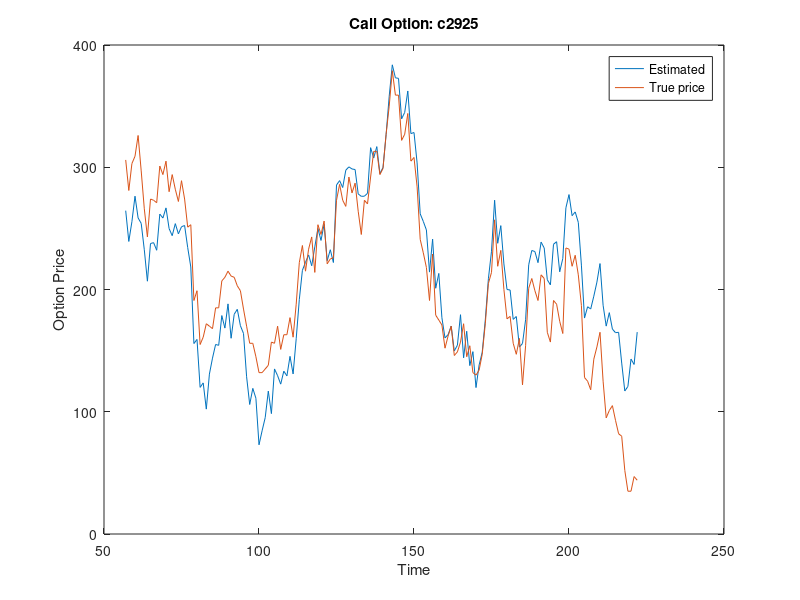
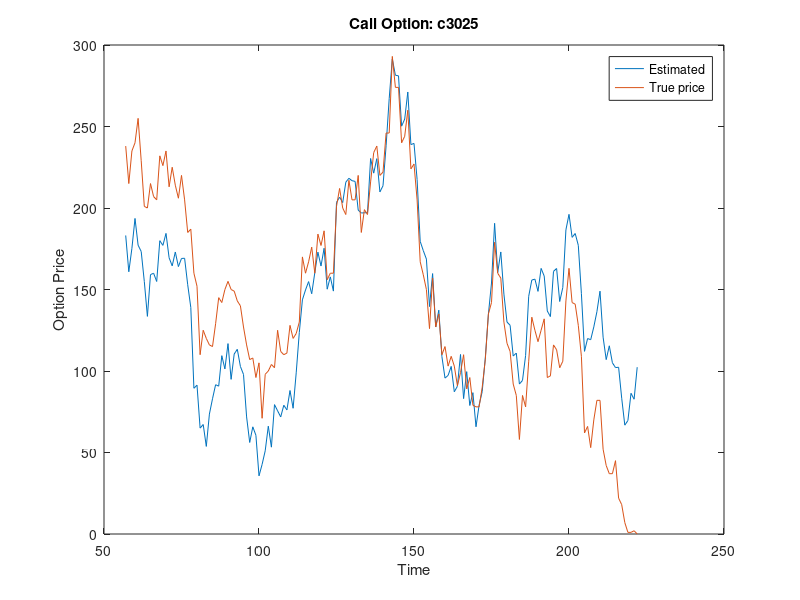
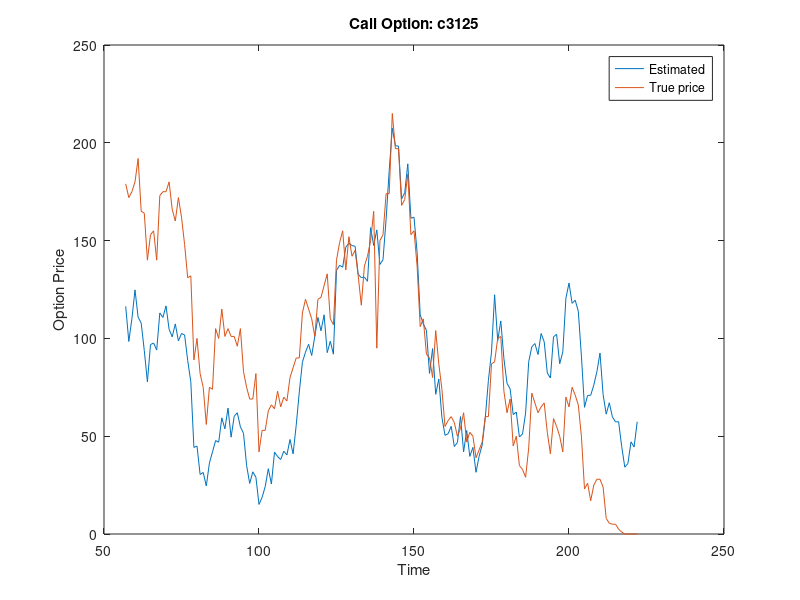
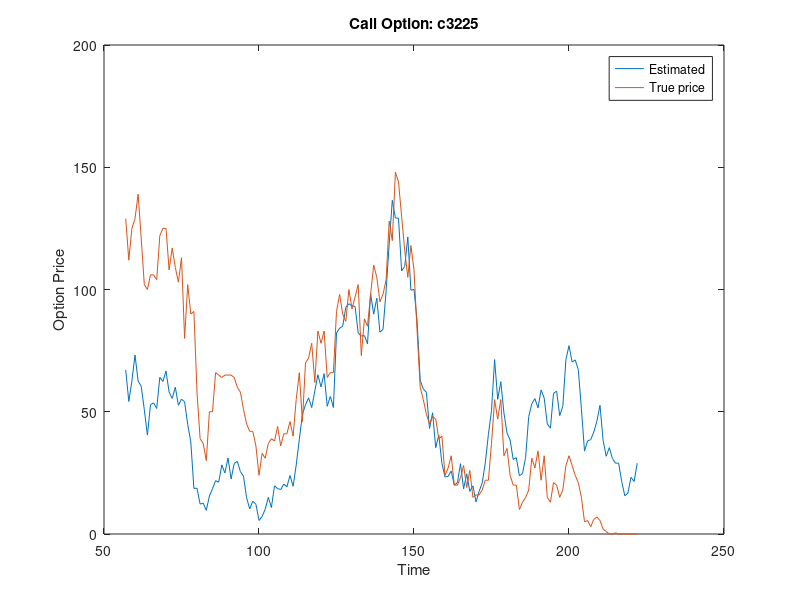

These figures' MATLAB source, in order: (Note: this script raises an error after producing the figures.)
clear; close all; clc;
%% load the data
stocks = load('stock.mat');
stock_label = {'c2925', 'c3025', 'c3125', 'c3225', 'c3325', 'p2925', 'p3025', 'p3125', 'p3225', 'p3325'};
call_label  = {'c2925', 'c3025', 'c3125', 'c3225', 'c3325'};
put_label   = {'p2925', 'p3025', 'p3125', 'p3225', 'p3325'};
%%
[N, M] = size(getfield(stocks, stock_label{1}));
[nc, mc] = size(stock_label);
% [np, mp] = size(stock_label);
option_matrix = [];
call_option_matrix = zeros(N, mc);
put_option_matrix  = zeros(N, mc);

for p = 1: length(stock_label)
   option_price(:,p)  = stocks.(stock_label{p})(:,2);
   market_price(:,p)  = stocks.(stock_label{p})(:,3);
   option_type(p)   = stock_label{p}(1:1);
   strike_price(p)  = str2num(stock_label{p}(2:5));   
end

[r, c]      = size(option_price);
quarter     = round(r/4);
% volatility  = zeros(r-quarter, c);
tau = 252;
Rate = 0.06;
maturity = 223;
Limit = 10;

% Calculate Volatility
for q = 1: length(strike_price)
    quarta = quarter;
    for t = 1:r-quarta
        % Calculate the percentage change over the past N trading days
        log_change = log(market_price(t+1:quarta-1, q)./market_price(t:quarta-2, q));
        % Get standard deviation of that change
        stdev = std(log_change)

        % Now normalize to annual volatility
        volatility(t,q) = stdev*sqrt(tau);
%         time = (maturity - t)/tau;
%         Price = market_price(t);
        % Calculate call and put options
        %[Call(t,q),Put(t,q)] = blsprice(market_price(t+quart, q), strike_price(q), Rate , time, volatility(t,q))
       
        % Shift quarter (sliding window)
        quarta = quarta + 1;
    end
end

%% Calculate Call and Put

for q = 1: length(strike_price)
    for t = quarter+1:r
        time = (maturity - t)/tau;
        time = 0.25;
        Price = market_price(t,q);
%         fprintf('%.6f\n',time);
        [Call(t-quarter,q),Put(t-quarter,q)] = blsprice(Price, strike_price(q), Rate , time, volatility(t-quarter,q));
    end
end

for q = 1: length(strike_price) 
    if(option_type(q)=='c')
        opt = Call(:,q);
        opti = 'Call';
    else
        opt = Put(:,q);
        opti = 'Put';
    end
    figure; plot(quarter+1:r, opt); hold on;
            plot(quarter+1:r, stocks.(stock_label{q})(quarter+1:end,2)); hold off;
            title([opti ' Option: ' option_type(q)'' num2str(strike_price(q)) ]); xlabel('Time'); ylabel('Option Price');
            legend('Estimated', 'True price');
end

%% 2. 
% Random set of 30 days
random_set = getRandomSet(30, round(r/4), r);
for q = 1: length(strike_price)
    random_market_price_matrix(:, q) = (market_price(random_set, q));
    random_option_price_matrix(:, q) = (option_price(random_set, q));
end

%% % implied volatility
% time2 = (tau - random_set)/tau;
% for q = 1 : length(strike_price)  
%     quarter     = round(r/4);
%     if(option_type(q)=='c')
%         Value = Call(random_set-quarter,q);
%         Clas = {'Class'};
%     else
%         Value = Put(random_set-quarter,q);
%         Clas = {'Put'};
%     end
%     implied_volatility(:,q) = blsimpv(random_market_price_matrix(:,q), strike_price(q), Rate, time2(:,q), Value, 0.5, 0, [], Clas);
% end

% Calculate Implies Volatility

counter = 0;
for q = 1: length(strike_price)
    for t = 1:length(random_set)
        day = random_set(t);
        time2 = (maturity - day)/tau;
        time2 = 0.25;
        Price = random_market_price_matrix(t,q);
        if(option_type(q)=='c')
            Clas = {'Call'};
%             Value = Call(day-quarter,q);
        else
            Clas = {'Put'};
%            Value = Put(day-quarter,q);
        end
         Value = random_option_price_matrix(t,q);
        implied_volatility(t,q) = blsimpv(Price, strike_price(q), Rate, time2, Value, Limit, 0, [], Clas);
        if isnan(implied_volatility(t,q))
            counter = counter + 1;
            fprintf('%d %s day(%d)-> %.4f : (%.1f, %.1f, %.1f, %.4f \n',counter, Clas{1}, random_set(t),implied_volatility(t,q), Price, strike_price(q), Value, time2);
        end
    end
end

%    % implied volatility vs volatility plot
for q = 1: length(strike_price)    
    if(option_type(q)=='c')
        opt = Call(:,q);
        opti = 'Call';
    else
        opt = Put(:,q);
        opti = 'Put';
    end
    figure; scatter(implied_volatility(:,q), volatility(random_set-quarter,q));
            title('Implied Volatility '); xlabel('Impled volatility'); ylabel('Historical Volatility');
            title([opti ' Option: ' option_type(q)'' num2str(strike_price(q)) ]);
%     legend('Implied Volatility', 'Historical Volatility');
end


%% At different strike prices
% Choose a day
a_day = getRandomSet(1, round(r/4), r);
% a_day = 100;
a_time = (maturity - a_day)/tau;
% a_time = 0.25;
a_Price = market_price(a_day,1);
a_option = option_price(a_day,1);

% Compute implied volatilities for different strike prices
for q = 1: length(strike_price) 
%     Call_value = Call(a_day-quarter, q);
%     Put_value  = Put(a_day-quarter, q);
%     call_implied_volatility = [Call_value Put_value];
    a_Price    = market_price(a_day,q);
    a_option   = option_price(a_day,q);
    if(q<=5)
        call_implied_volatility(q) = blsimpv(a_Price, strike_price(q), Rate, a_time, a_option, Limit, 0, [], {'Call'});
    else
        put_implied_volatility(q-5) = blsimpv(a_Price, strike_price(q), Rate, a_time, a_option, Limit, 0, [], {'Put'});
    end
end
close all;

figure; plot(strike_price(1:5), call_implied_volatility)
title('Strike price '); xlabel('Impled volatility'); ylabel('Call Option Volatility Smile ');

figure; plot(strike_price(6:10), put_implied_volatility)
title('Strike price '); xlabel('Impled volatility'); ylabel('Put option Volatility Smile ');

%% 4
clc
k =100;% round(100 * rand() +1);
h =1;% round(5 * rand()+1);
[StockPrice, OptionPrice] = binprice(market_price(k,1), strike_price(h), Rate, 0.25, 0.05,  implied_volatility(h), 1)
[Call_b,Put_b] = blsprice(market_price(k,1), strike_price(h), Rate , time, implied_volatility(h));

dt = 0.01:0.01:0.2;
time = 0.25;
i = 0;
for delta =0.01:0.01:0.2
    i=i+1;
    [StockPrice, OptionPrice] = binprice(market_price(k,1), strike_price(h), Rate, time, delta,  implied_volatility(h), 1);
    abs_diff(i) = abs(OptionPrice(1,1) - Call_b);
    fprintf('%.2f => Call = %.4f and Binomial = %.4f and Difference = %.4f  \n',delta,  Call_b, OptionPrice(1,1), abs_diff(i))
end
plot(dt, abs_diff); xlabel('delta'); ylabel('Absolute difference');
title('Approximation of Binomial Lattice Method to Black-Scholes')

[P, L] = LatticeEurCall(market_price(k,1),strike_price(h),Rate,223,implied_volatility(h),5);

%%




2.875972518054474e+03
        